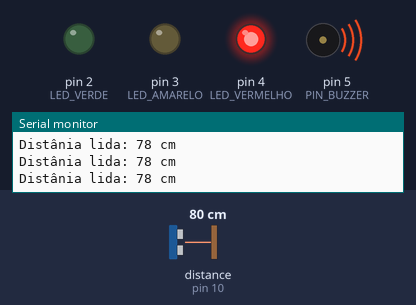
Simulated run of this sketch. Board: Arduino Uno, built with avr-gcc and run on an emulated ATmega328P. Parts: output pins drawn as LEDs (lit = HIGH), buzzer (waves = sounding), the last lines printed to the serial monitor. Wiring (inferred from the names in the program): ultrasonic range finder: trigger pin 9; echo pin 10. Inputs (shaded band) come from the test bench; at power-on: distance to the obstacle (sensor on pin 10) 80 cm. The echo pulse lasts 58.3 µs per cm; pins used as bus, display or sensor lines are not drawn.

Above: at 1.2 s.
1.3 s: distance to the obstacle (sensor on pin 10) set to 120 cm
4.3 s: distance to the obstacle (sensor on pin 10) set to 125 cm
At 4.55 s:
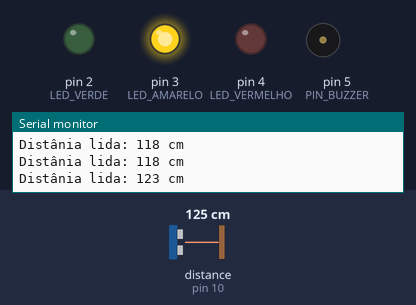
7.3 s: distance to the obstacle (sensor on pin 10) set to 250 cm
At 8.8 s:
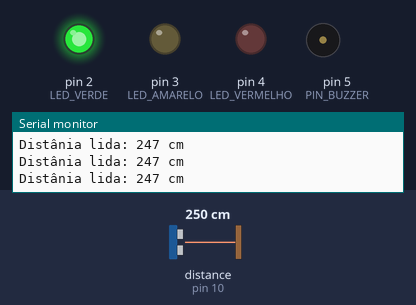
Timing chart, 0 to 10.3 s (numbered marks = the images above; inputs shaded):
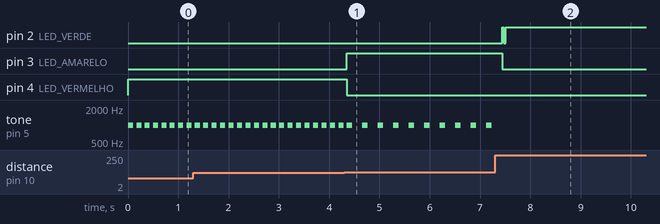

The sketch:

sensor_de_aproxima__o_Park.ino
```cpp
/*
Programador: Guilherme Perrota
Data: 08/06/2026
PROJETO: Estacionamento com sensor
OBJETIVO: Medir a distância até o obstaculo usando ultrassom e
emitir alertas visuais e sonoros
*/

//Variáveis Globais
const int PIN_TRIG = 9; //PULSO
const int PIN_ECHO = 10; //RECEBE O ECO
const int PIN_BUZZER = 5;

const int LED_VERDE = 2;
const int LED_AMARELO = 3;
const int LED_VERMELHO = 4;

const int Explo = 1;

//VARIÁVEIS DE CÁLCULO
long duracao; //Armazena o tempo que a leva leva e volta
int distancia; //Armazena a distância final convertida para cm

void setup() {
  pinMode(PIN_TRIG, OUTPUT);
  pinMode(PIN_ECHO, INPUT);

  pinMode(LED_VERDE, OUTPUT);
  pinMode(LED_AMARELO, OUTPUT);
  pinMode(LED_VERMELHO, OUTPUT);
  pinMode(Explo, OUTPUT);

  pinMode(PIN_BUZZER, OUTPUT);
  digitalWrite(Explo, LOW);

  //Inicializa a comunicação para terminal de leitura
  Serial.begin(9600);
}

void loop() {
  //Etapa A: EMISSÃO DA ONDA ULTRASSONICA
  digitalWrite(PIN_TRIG, LOW);
  delayMicroseconds(2);

  //ENVIA UM PULSO DE 10 MICROSEGUNDOS
  digitalWrite(PIN_TRIG, HIGH);
  delayMicroseconds(10);
  digitalWrite(PIN_TRIG, LOW);


  //ETAPA B: LEITURA DO TEMPO DE DISTANCIA
  duracao = pulseIn(PIN_ECHO, HIGH); //DEFINE A DURAÇÃO COM BASE NA DISTANCIA

  //CALCULO DA DISTANCIA
  //VELOCIDADO DO AR: ~0,034CM POR MICROSEGUNDOS
  //DIVIDIMOS POR 2 PORQUE A ONDA VAI E VOLTA
  distancia = duracao * 0.034 / 2;

  Serial.print("Distânia lida: ");
  Serial.print(distancia);
  Serial.println(" cm");

  //ETAPA C: LÓGICA DOS ALERTAS QUE SÃO AS CONDICIONAIS
  desligarAlertas();

  //ZONA 1: SEGURA
  if (distancia > 200) {
    digitalWrite(LED_VERDE, HIGH);
  }

  //ZONA 2: Alerta
  else if (distancia > 120 && distancia <= 200) {
    digitalWrite(LED_AMARELO, HIGH);
    emitirBip(100, 200);
  }

  //ZONA 3: PERIGO
  else if (distancia > 50 && distancia <= 120) {
    digitalWrite(LED_VERMELHO, HIGH);
    emitirBip(100,60);
  }

  //ZONA 4: PARADA IMEDIATA
  else if (distancia <= 50 && distancia > 0) {
    digitalWrite(LED_VERMELHO, HIGH);
    digitalWrite(Explo, HIGH);
    tone(PIN_BUZZER, 1000);

    delay(50);
  }

}

void desligarAlertas() {
  noTone(PIN_BUZZER);
  digitalWrite(LED_VERDE, LOW);
  digitalWrite(LED_AMARELO, LOW);
  digitalWrite(LED_VERMELHO, LOW);
}

void emitirBip(int duracaoBip, int tempoBip) {
  tone(PIN_BUZZER, 1000);
  delay(duracaoBip);
  noTone(PIN_BUZZER);
  delay(tempoBip);
}
```

Measured:
- the behaviour switches between 122 and 123 cm on distance to the obstacle (sensor on pin 10) (found by bisection; images 0 and 1)
- after the input at 4.3 s, pin 3 (LED_AMARELO): LOW → HIGH after 0.05 s; pin 4 (LED_VERMELHO): HIGH → LOW after 0.05 s; tone on pin 5 (PIN_BUZZER): alternates 1000 Hz for 0.10 s and silent for 0.21 s, starting after 0.36 s
- after the input at 7.3 s, pin 2 (LED_VERDE): LOW → HIGH after 0.14 s, → LOW 0.03 s later, → HIGH 0.04 s later; pin 3 (LED_AMARELO): HIGH → LOW after 0.14 s; tone on pin 5 (PIN_BUZZER): stops changing and stays silent
- by itself, tone on pin 5 (PIN_BUZZER): alternates 1000 Hz for 0.10 s and silent for 0.07 s
